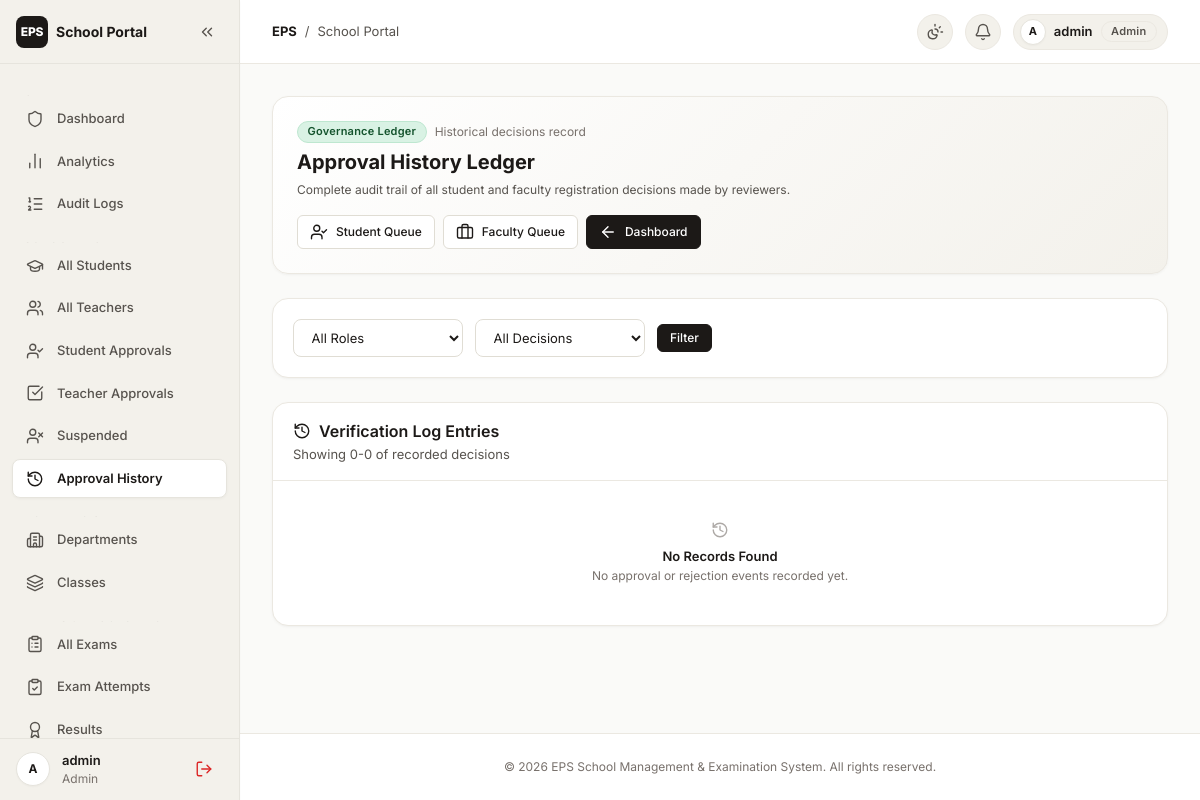
The page /accounts/admin/approval-history/ (signed in) on the database as committed earlier.
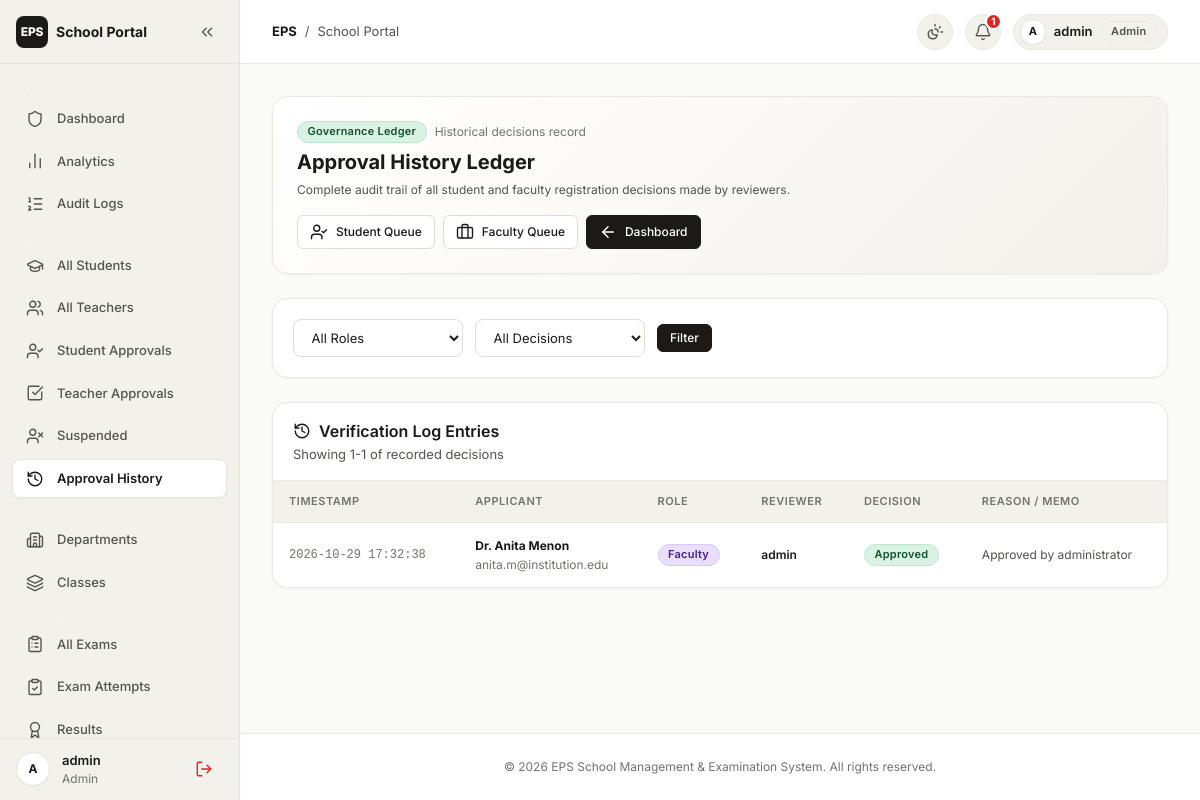
The same page on the database as committed later.
### accounts/models.py (models this page shows, shortened)
class ApprovalRecord(models.Model):
    applicant = models.ForeignKey(
        User,
        on_delete=models.CASCADE,
        related_name='approval_records'
    )
    reviewed_by = models.ForeignKey(
        User,
        null=True,
        blank=True,
        on_delete=models.SET_NULL,
        related_name='decisions_made'
    )
    role = models.CharField(max_length=20)
    decision = models.CharField(max_length=20)
    reason = models.TextField(blank=True, default='')
    created_at = models.DateTimeField(auto_now_add=True)
    class Meta:
        ordering = ['-created_at']

class User(AbstractUser):
    ROLE_CHOICES = (
        ('admin', 'Administrator'),
        ('teacher', 'Teacher'),
        ('student', 'Student'),
    )
    role = models.CharField(
        max_length=10,
        choices=ROLE_CHOICES,
        default='student'
    )

### accounts/views.py (the view)
# urls.py: path('admin/approval-history/', views.admin_approval_history, name='admin_approval_history'),
@admin_required
def admin_approval_history(request):
    records_qs = ApprovalRecord.objects.all().select_related('applicant', 'reviewed_by').order_by('-created_at')
    decision = request.GET.get('decision', '').strip()
    role = request.GET.get('role', '').strip()
    if decision:
        records_qs = records_qs.filter(decision__iexact=decision)
    if role:
        records_qs = records_qs.filter(role__iexact=role)
    paginator = Paginator(records_qs, 20)
    page_number = request.GET.get('page')
    page_obj = paginator.get_page(page_number)
    return render(request, 'accounts/admin_approval_history.html', {
        'page_obj': page_obj,
        'decision': decision,
        'role': role,
    })

### accounts/context_processors.py (called while the page is built)
def notifications_context(request):
    if request.user.is_authenticated:
        try:
            return {
                'unread_notification_count': request.user.notifications.filter(is_read=False).count()
            }
        except Exception:
            return {'unread_notification_count': 0}
    return {'unread_notification_count': 0}

### templates/accounts/admin_approval_history.html (shortened to what the changed rows need)
{% extends 'base.html' %}
{% block content %}
<div style="max-width: 1400px; margin: 0 auto; display: flex; flex-direction: column; gap: var(--space-6);">
    <div class="card" style="padding: var(--space-6); background: linear-gradient(135deg, #FFFFFF 0%, var(--bg-subtle) 100%);">
        <div style="display: flex; justify-content: space-between; align-items: center; gap: var(--space-4); flex-wrap: wrap;">
            <div>
                <h1 style="font-size: var(--font-size-xl); font-weight: 700; color: var(--text-primary); margin: 0;">
                    Approval History Ledger
                </h1>
            </div>
        </div>
    </div>
    <div class="card" style="padding: 0; overflow: hidden;">
        <div class="card__header" style="padding: var(--space-4) var(--space-5); margin: 0; border-bottom: 1px solid var(--border-subtle);">
            <div>
                <h2 class="card__title">
                    <i data-lucide="history" class="lucide-icon"></i>
                    <span>Verification Log Entries</span>
                </h2>
                <p class="card__description">Showing {{ page_obj.start_index }}-{{ page_obj.end_index }} of recorded decisions</p>
            </div>
        </div>
        {% if page_obj %}
            <div class="table-container" style="border: none; border-radius: 0; box-shadow: none;">
                <table class="school-table">
                    <thead>
                        <tr>
                            <th>Timestamp</th>
                            <th>Applicant</th>
                            <th>Role</th>
                            <th>Reviewer</th>
                            <th>Decision</th>
                            <th>Reason / Memo</th>
                        </tr>
                    </thead>
                    <tbody>
                        {% for rec in page_obj %}
                            <tr>
                                <td style="font-family: var(--font-mono); font-size: var(--font-size-xs); white-space: nowrap; color: var(--text-muted);">
                                    {{ rec.created_at|date:"Y-m-d H:i:s" }}
                                </td>
                                <td>
                                    <strong style="color: var(--text-primary); font-size: var(--font-size-xs);">{{ rec.applicant.get_full_name|default:rec.applicant.username }}</strong>
                                    <div style="font-size: var(--font-size-xs); color: var(--text-muted);">{{ rec.applicant.email }}</div>
                                </td>
                                <td>
                                    {% if rec.role == 'teacher' %}
                                        <span class="badge badge--teacher">Faculty</span>
                                    {% else %}
                                        <span class="badge badge--student">Student</span>
                                    {% endif %}
                                </td>
                                <td>
                                    {% if rec.reviewed_by %}
                                        <span style="font-weight: 600; font-size: var(--font-size-xs);">{{ rec.reviewed_by.username }}</span>
                                    {% else %}
                                        <span style="color: var(--text-muted); font-size: var(--font-size-xs);">System</span>
                                    {% endif %}
                                </td>
                                <td>
                                    {% if rec.decision == 'approved' %}
                                        <span class="badge badge--mint">Approved</span>
                                    {% else %}
                                        <span class="badge badge--danger">Rejected</span>
                                    {% endif %}
                                </td>
                                <td style="font-size: var(--font-size-xs); color: var(--text-secondary);">
                                    {{ rec.reason|default:"—" }}
                                </td>
                            </tr>
                        {% endfor %}
                    </tbody>
                </table>
            </div>
        {% else %}
            <div style="padding: var(--space-10) var(--space-4); text-align: center; color: var(--text-muted);">
                <i data-lucide="history" class="lucide-icon icon-lg" style="margin-bottom: var(--space-2); opacity: 0.6;"></i>
                <div style="font-weight: 600; color: var(--text-primary); font-size: var(--font-size-sm);">No Records Found</div>
                <p style="font-size: var(--font-size-xs); margin: 0;">No approval or rejection events recorded yet.</p>
            </div>
        {% endif %}
    </div>
</div>
{% endblock %}

### templates/base.html (shortened to what the changed rows need)
{% load static %}
<!DOCTYPE html>
<html lang="en" data-theme="light">
<head>
    <link rel="stylesheet" href="{% static 'css/design-tokens.css' %}">
    <link rel="stylesheet" href="{% static 'css/bento.css' %}">
    <link rel="stylesheet" href="{% static 'css/styles.css' %}">
</head>
<body>
    {% if request.user.is_authenticated %}
        <div class="app-shell">
            <div class="app-main">
                <header class="app-header">
                    <div class="app-header__right">
                        <a href="{% url 'notifications_list' %}" class="notification-bell-btn" title="Notifications" aria-label="Notifications">
                            <i data-lucide="bell" class="lucide-icon"></i>
                            {% if unread_notification_count and unread_notification_count > 0 %}
                                <span class="notification-pill-badge">{{ unread_notification_count }}</span>
                            {% endif %}
                        </a>
                    </div>
                </header>
    {% endif %}
    <main class="app-content" {% if not request.user.is_authenticated %}style="padding-top: var(--space-8);"{% endif %}>
        {% block content %}{% endblock %}
    </main>
    {% if request.user.is_authenticated %}
            </div>
        </div>
    {% endif %}
</body>
</html>

Rows that differ between the two databases and show on the page:
added ApprovalRecord: created_at "2026-10-29 17:32:38", applicant.get_full_name "Dr. Anita Menon", applicant.email "anita.m@institution.edu", role "Faculty", reviewed_by.username "admin", decision "Approved", reason "Approved by administrator"
Other text that changed with them:
{{ unread_notification_count }}: (not shown) → "1"
{{ page_obj.start_index }}: "0" → "1"
{{ page_obj.end_index }}: "0" → "1"
text no longer shown: "No Records Found No approval or rejection events recorded yet."
text now shown: "TIMESTAMP APPLICANT ROLE REVIEWER DECISION REASON / MEMO"
